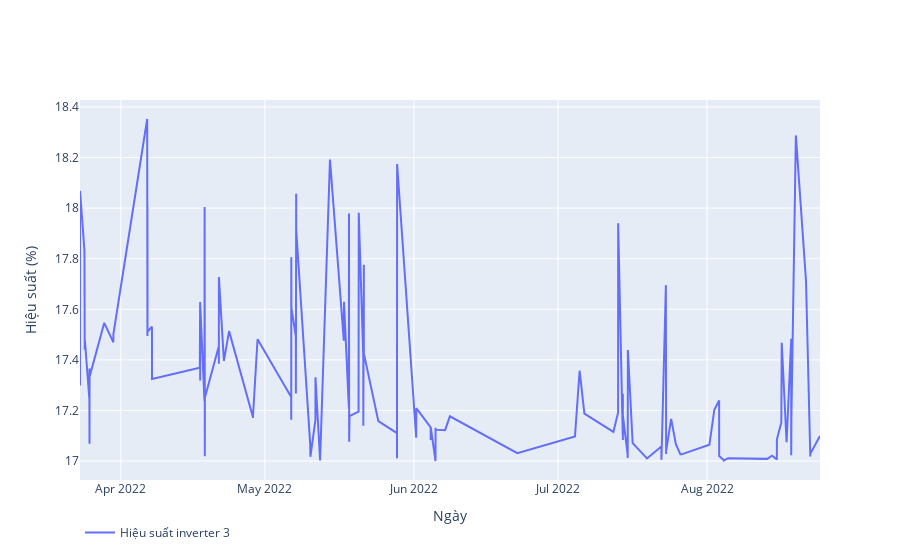

The notebook cell saved with this chart:
### Code cell
fig = go.Figure()
fig.add_trace(go.Scatter(
    x=df0.index,
    y=df0['Hieu suat'],
    name="Hiệu suất inverter 3 "))
fig . update_traces (
    showlegend = True 
    )
fig.update_layout(
    xaxis_title="Ngày",
    yaxis_title="Hiệu suất (%)"
)
fig.update_layout(legend_orientation="h")
fig.show()

### Figure 1 — Plotly figure (JSON) as saved in the notebook; plotly's stock layout.template omitted (floating-point values rounded to 4 significant figures; data arrays with more than 128 entries replaced by an {"elided": "..."} marker saying what was removed)
{"data": [{"name": "Hiệu suất inverter 3 ", "showlegend": true, "type": "scatter", "x": {"elided": "192 str values"}, "y": {"elided": "192 float values"}}], "layout": {"legend": {"orientation": "h"}, "xaxis": {"title": {"text": "Ngày"}}, "yaxis": {"title": {"text": "Hiệu suất (%)"}}}}
